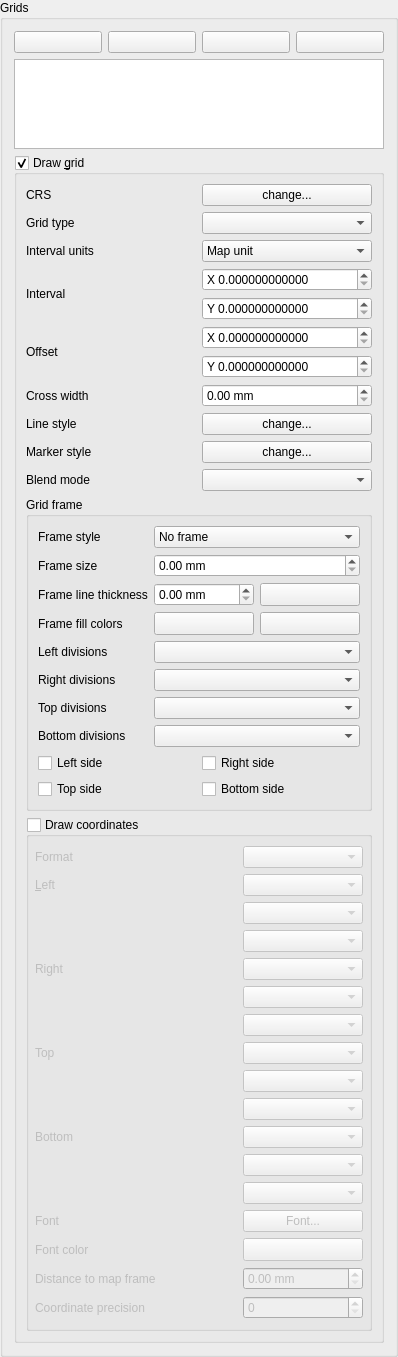
        <widget class="QgsCollapsibleGroupBoxBasic" name="mGridGroupBox">
         <property name="focusPolicy">
          <enum>Qt::StrongFocus</enum>
         </property>
         <property name="title">
          <string>Grids</string>
         </property>
         <property name="collapsed" stdset="0">
          <bool>true</bool>
         </property>
         <property name="syncGroup" stdset="0">
          <string notr="true">composeritem</string>
         </property>
         <layout class="QVBoxLayout" name="verticalLayout_3">
          <item>
           <layout class="QHBoxLayout" name="horizontalLayout_8">
            <item>
             <widget class="QPushButton" name="mAddGridPushButton">
              <property name="toolTip">
               <string>Add a new grid</string>
              </property>
              <property name="text">
               <string/>
              </property>
              <property name="icon">
               <iconset resource="../../images/images.qrc">
                <normaloff>:/images/themes/default/mActionSignPlus.png</normaloff>:/images/themes/default/mActionSignPlus.png</iconset>
              </property>
             </widget>
            </item>
            <item>
             <widget class="QPushButton" name="mRemoveGridPushButton">
              <property name="toolTip">
               <string>Remove selected grid</string>
              </property>
              <property name="text">
               <string/>
              </property>
              <property name="icon">
               <iconset resource="../../images/images.qrc">
                <normaloff>:/images/themes/default/symbologyRemove.png</normaloff>:/images/themes/default/symbologyRemove.png</iconset>
              </property>
             </widget>
            </item>
            <item>
             <widget class="QPushButton" name="mGridUpButton">
              <property name="toolTip">
               <string>Move selected grid up</string>
              </property>
              <property name="text">
               <string/>
              </property>
              <property name="icon">
               <iconset resource="../../images/images.qrc">
                <normaloff>:/images/themes/default/mActionArrowUp.png</normaloff>:/images/themes/default/mActionArrowUp.png</iconset>
              </property>
             </widget>
            </item>
            <item>
             <widget class="QPushButton" name="mGridDownButton">
              <property name="toolTip">
               <string>Move selected grid down</string>
              </property>
              <property name="text">
               <string/>
              </property>
              <property name="icon">
               <iconset resource="../../images/images.qrc">
                <normaloff>:/images/themes/default/mActionArrowDown.png</normaloff>:/images/themes/default/mActionArrowDown.png</iconset>
              </property>
             </widget>
            </item>
           </layout>
          </item>
          <item>
           <widget class="QListWidget" name="mGridListWidget">
            <property name="sizePolicy">
             <sizepolicy hsizetype="Expanding" vsizetype="Expanding">
              <horstretch>0</horstretch>
              <verstretch>0</verstretch>
             </sizepolicy>
            </property>
            <property name="maximumSize">
             <size>
              <width>16777215</width>
              <height>90</height>
             </size>
            </property>
           </widget>
          </item>
          <item>
           <widget class="QgsCollapsibleGroupBoxBasic" name="mGridCheckBox">
            <property name="title">
             <string>Draw &amp;grid</string>
            </property>
            <property name="checkable">
             <bool>true</bool>
            </property>
            <property name="checked">
             <bool>true</bool>
            </property>
            <property name="syncGroup" stdset="0">
             <string notr="true">composermapgrid</string>
            </property>
            <property name="collapsed" stdset="0">
             <bool>false</bool>
            </property>
            <layout class="QGridLayout" name="gridLayout_6" columnstretch="0,0">
             <item row="4" column="0">
              <widget class="QLabel" name="mIntervalXLabel_2">
               <property name="text">
                <string>Interval</string>
               </property>
               <property name="wordWrap">
                <bool>false</bool>
               </property>
              </widget>
             </item>
             <item row="4" column="1">
              <layout class="QVBoxLayout" name="verticalLayout_9">
               <item>
                <widget class="QgsDoubleSpinBox" name="mIntervalXSpinBox">
                 <property name="prefix">
                  <string>X </string>
                 </property>
                 <property name="decimals">
                  <number>12</number>
                 </property>
                 <property name="maximum">
                  <double>9999999.000000000000000</double>
                 </property>
                </widget>
               </item>
               <item>
                <widget class="QgsDoubleSpinBox" name="mIntervalYSpinBox">
                 <property name="prefix">
                  <string>Y </string>
                 </property>
                 <property name="decimals">
                  <number>12</number>
                 </property>
                 <property name="maximum">
                  <double>9999999.000000000000000</double>
                 </property>
                </widget>
               </item>
              </layout>
             </item>
             <item row="6" column="1">
              <widget class="QgsDoubleSpinBox" name="mCrossWidthSpinBox">
               <property name="suffix">
                <string> mm</string>
               </property>
               <property name="decimals">
                <number>2</number>
               </property>
               <property name="showClearButton" stdset="0">
                <bool>false</bool>
               </property>
              </widget>
             </item>
             <item row="7" column="0">
              <widget class="QLabel" name="mLineStyleLabel">
               <property name="text">
                <string>Line style</string>
               </property>
               <property name="wordWrap">
                <bool>false</bool>
               </property>
              </widget>
             </item>
             <item row="6" column="0">
              <widget class="QLabel" name="mCrossWidthLabel">
               <property name="text">
                <string>Cross width</string>
               </property>
               <property name="wordWrap">
                <bool>false</bool>
               </property>
              </widget>
             </item>
             <item row="8" column="1">
              <widget class="QPushButton" name="mGridMarkerStyleButton">
               <property name="text">
                <string>change...</string>
               </property>
              </widget>
             </item>
             <item row="9" column="0">
              <widget class="QLabel" name="mGridBlendLabel">
               <property name="text">
                <string>Blend mode</string>
               </property>
              </widget>
             </item>
             <item row="3" column="0">
              <widget class="QLabel" name="mMapGridUnitLabel">
               <property name="text">
                <string>Interval units</string>
               </property>
              </widget>
             </item>
             <item row="5" column="1">
              <layout class="QVBoxLayout" name="verticalLayout_10">
               <item>
                <widget class="QgsDoubleSpinBox" name="mOffsetXSpinBox">
                 <property name="prefix">
                  <string>X </string>
                 </property>
                 <property name="decimals">
                  <number>12</number>
                 </property>
                 <property name="maximum">
                  <double>9999999.000000000000000</double>
                 </property>
                </widget>
               </item>
               <item>
                <widget class="QgsDoubleSpinBox" name="mOffsetYSpinBox">
                 <property name="prefix">
                  <string>Y </string>
                 </property>
                 <property name="decimals">
                  <number>12</number>
                 </property>
                 <property name="maximum">
                  <double>9999999.000000000000000</double>
                 </property>
                </widget>
               </item>
              </layout>
             </item>
             <item row="7" column="1">
              <widget class="QPushButton" name="mGridLineStyleButton">
               <property name="text">
                <string>change...</string>
               </property>
              </widget>
             </item>
             <item row="8" column="0">
              <widget class="QLabel" name="mMarkerStyleLabel">
               <property name="text">
                <string>Marker style</string>
               </property>
               <property name="wordWrap">
                <bool>false</bool>
               </property>
              </widget>
             </item>
             <item row="5" column="0">
              <widget class="QLabel" name="mOffsetXLabel_2">
               <property name="text">
                <string>Offset</string>
               </property>
               <property name="wordWrap">
                <bool>false</bool>
               </property>
              </widget>
             </item>
             <item row="11" column="0" colspan="2">
              <widget class="QgsCollapsibleGroupBoxBasic" name="mDrawAnnotationGroupBox">
               <property name="enabled">
                <bool>true</bool>
               </property>
               <property name="title">
                <string>Draw coordinates</string>
               </property>
               <property name="checkable">
                <bool>true</bool>
               </property>
               <property name="checked">
                <bool>false</bool>
               </property>
               <property name="syncGroup" stdset="0">
                <string notr="true">composermapgrid</string>
               </property>
               <property name="collapsed" stdset="0">
                <bool>false</bool>
               </property>
               <layout class="QGridLayout" name="gridLayout_7" columnstretch="0,1">
                <property name="leftMargin">
                 <number>6</number>
                </property>
                <property name="rightMargin">
                 <number>6</number>
                </property>
                <item row="4" column="0">
                 <widget class="QLabel" name="mAnnotationPositionLabelRight">
                  <property name="text">
                   <string>Right</string>
                  </property>
                  <property name="wordWrap">
                   <bool>true</bool>
                  </property>
                  <property name="buddy">
                   <cstring>mAnnotationPositionRightComboBox</cstring>
                  </property>
                 </widget>
                </item>
                <item row="4" column="1">
                 <widget class="QComboBox" name="mAnnotationDisplayRightComboBox"/>
                </item>
                <item row="1" column="0">
                 <widget class="QLabel" name="mAnnotationPositionLabelLeft">
                  <property name="text">
                   <string>&amp;Left</string>
                  </property>
                  <property name="wordWrap">
                   <bool>true</bool>
                  </property>
                  <property name="buddy">
                   <cstring>mAnnotationPositionLeftComboBox</cstring>
                  </property>
                 </widget>
                </item>
                <item row="0" column="0">
                 <widget class="QLabel" name="mAnnotationFormatLabel">
                  <property name="text">
                   <string>Format</string>
                  </property>
                 </widget>
                </item>
                <item row="0" column="1">
                 <widget class="QComboBox" name="mAnnotationFormatComboBox"/>
                </item>
                <item row="2" column="1">
                 <widget class="QComboBox" name="mAnnotationPositionLeftComboBox"/>
                </item>
                <item row="3" column="1">
                 <widget class="QComboBox" name="mAnnotationDirectionComboBoxLeft"/>
                </item>
                <item row="5" column="1">
                 <widget class="QComboBox" name="mAnnotationPositionRightComboBox"/>
                </item>
                <item row="6" column="1">
                 <widget class="QComboBox" name="mAnnotationDirectionComboBoxRight"/>
                </item>
                <item row="8" column="1">
                 <widget class="QComboBox" name="mAnnotationPositionTopComboBox"/>
                </item>
                <item row="9" column="1">
                 <widget class="QComboBox" name="mAnnotationDirectionComboBoxTop"/>
                </item>
                <item row="11" column="1">
                 <widget class="QComboBox" name="mAnnotationPositionBottomComboBox"/>
                </item>
                <item row="12" column="1">
                 <widget class="QComboBox" name="mAnnotationDirectionComboBoxBottom"/>
                </item>
                <item row="13" column="0">
                 <widget class="QLabel" name="label">
                  <property name="text">
                   <string>Font</string>
                  </property>
                 </widget>
                </item>
                <item row="13" column="1">
                 <widget class="QPushButton" name="mAnnotationFontButton">
                  <property name="text">
                   <string>Font...</string>
                  </property>
                 </widget>
                </item>
                <item row="14" column="0">
                 <widget class="QLabel" name="mFontColorLabel">
                  <property name="text">
                   <string>Font color</string>
                  </property>
                 </widget>
                </item>
                <item row="14" column="1">
                 <widget class="QgsColorButtonV2" name="mAnnotationFontColorButton">
                  <property name="minimumSize">
                   <size>
                    <width>120</width>
                    <height>0</height>
                   </size>
                  </property>
                  <property name="maximumSize">
                   <size>
                    <width>120</width>
                    <height>16777215</height>
                   </size>
                  </property>
                  <property name="text">
                   <string/>
                  </property>
                 </widget>
                </item>
                <item row="15" column="0">
                 <widget class="QLabel" name="mDistanceToFrameLabel">
                  <property name="text">
                   <string>Distance to map frame</string>
                  </property>
                  <property name="wordWrap">
                   <bool>true</bool>
                  </property>
                  <property name="buddy">
                   <cstring>mDistanceToMapFrameSpinBox</cstring>
                  </property>
                 </widget>
                </item>
                <item row="15" column="1">
                 <widget class="QgsDoubleSpinBox" name="mDistanceToMapFrameSpinBox">
                  <property name="suffix">
                   <string> mm</string>
                  </property>
                 </widget>
                </item>
                <item row="16" column="0">
                 <widget class="QLabel" name="mCoordinatePrecisionLabel">
                  <property name="text">
                   <string>Coordinate precision</string>
                  </property>
                  <property name="wordWrap">
                   <bool>true</bool>
                  </property>
                  <property name="buddy">
                   <cstring>mCoordinatePrecisionSpinBox</cstring>
                  </property>
                 </widget>
                </item>
                <item row="16" column="1">
                 <widget class="QgsSpinBox" name="mCoordinatePrecisionSpinBox">
                  <property name="showClearButton" stdset="0">
                   <bool>false</bool>
                  </property>
                 </widget>
                </item>
                <item row="1" column="1">
                 <widget class="QComboBox" name="mAnnotationDisplayLeftComboBox"/>
                </item>
                <item row="7" column="0">
                 <widget class="QLabel" name="mAnnotationPositionLabelTop">
                  <property name="text">
                   <string>Top</string>
                  </property>
                  <property name="wordWrap">
                   <bool>true</bool>
                  </property>
                  <property name="buddy">
                   <cstring>mAnnotationPositionTopComboBox</cstring>
                  </property>
                 </widget>
                </item>
                <item row="7" column="1">
                 <widget class="QComboBox" name="mAnnotationDisplayTopComboBox"/>
                </item>
                <item row="10" column="1">
                 <widget class="QComboBox" name="mAnnotationDisplayBottomComboBox"/>
                </item>
                <item row="10" column="0">
                 <widget class="QLabel" name="mAnnotationPositionLabelBottom">
                  <property name="text">
                   <string>Bottom</string>
                  </property>
                  <property name="wordWrap">
                   <bool>true</bool>
                  </property>
                  <property name="buddy">
                   <cstring>mAnnotationPositionRightComboBox</cstring>
                  </property>
                 </widget>
                </item>
               </layout>
              </widget>
             </item>
             <item row="1" column="1">
              <widget class="QComboBox" name="mGridTypeComboBox"/>
             </item>
             <item row="9" column="1">
              <widget class="QgsBlendModeComboBox" name="mGridBlendComboBox"/>
             </item>
             <item row="10" column="0" colspan="2">
              <widget class="QgsCollapsibleGroupBoxBasic" name="mGridFrameGroupBox">
               <property name="focusPolicy">
                <enum>Qt::StrongFocus</enum>
               </property>
               <property name="title">
                <string>Grid frame</string>
               </property>
               <property name="syncGroup" stdset="0">
                <string notr="true">composermapgrid</string>
               </property>
               <layout class="QGridLayout" name="mGridFrameGroupBoxLayout">
                <item row="0" column="0">
                 <widget class="QLabel" name="mFrameStyleLabel_2">
                  <property name="text">
                   <string>Frame style</string>
                  </property>
                  <property name="wordWrap">
                   <bool>false</bool>
                  </property>
                 </widget>
                </item>
                <item row="1" column="0">
                 <widget class="QLabel" name="mFrameWidthLabel">
                  <property name="text">
                   <string>Frame size</string>
                  </property>
                  <property name="wordWrap">
                   <bool>false</bool>
                  </property>
                 </widget>
                </item>
                <item row="2" column="0">
                 <widget class="QLabel" name="mFramePenLabel">
                  <property name="text">
                   <string>Frame line thickness</string>
                  </property>
                 </widget>
                </item>
                <item row="2" column="1">
                 <widget class="QgsDoubleSpinBox" name="mGridFramePenSizeSpinBox">
                  <property name="suffix">
                   <string> mm</string>
                  </property>
                  <property name="showClearButton" stdset="0">
                   <bool>false</bool>
                  </property>
                 </widget>
                </item>
                <item row="2" column="2">
                 <widget class="QgsColorButtonV2" name="mGridFramePenColorButton">
                  <property name="minimumSize">
                   <size>
                    <width>100</width>
                    <height>0</height>
                   </size>
                  </property>
                  <property name="maximumSize">
                   <size>
                    <width>100</width>
                    <height>16777215</height>
                   </size>
                  </property>
                  <property name="text">
                   <string/>
                  </property>
                 </widget>
                </item>
                <item row="3" column="0">
                 <widget class="QLabel" name="mFrameFillLabel">
                  <property name="text">
                   <string>Frame fill colors</string>
                  </property>
                 </widget>
                </item>
                <item row="3" column="1">
                 <widget class="QgsColorButtonV2" name="mGridFrameFill1ColorButton">
                  <property name="minimumSize">
                   <size>
                    <width>100</width>
                    <height>0</height>
                   </size>
                  </property>
                  <property name="maximumSize">
                   <size>
                    <width>100</width>
                    <height>16777215</height>
                   </size>
                  </property>
                  <property name="text">
                   <string/>
                  </property>
                 </widget>
                </item>
                <item row="3" column="2">
                 <widget class="QgsColorButtonV2" name="mGridFrameFill2ColorButton">
                  <property name="minimumSize">
                   <size>
                    <width>100</width>
                    <height>0</height>
                   </size>
                  </property>
                  <property name="maximumSize">
                   <size>
                    <width>100</width>
                    <height>16777215</height>
                   </size>
                  </property>
                  <property name="text">
                   <string/>
                  </property>
                 </widget>
                </item>
                <item row="8" column="0" colspan="3">
                 <layout class="QGridLayout" name="gridLayout_4">
                  <item row="0" column="0">
                   <widget class="QCheckBox" name="mCheckGridLeftSide">
                    <property name="text">
                     <string>Left side</string>
                    </property>
                   </widget>
                  </item>
                  <item row="0" column="1">
                   <widget class="QCheckBox" name="mCheckGridRightSide">
                    <property name="text">
                     <string>Right side</string>
                    </property>
                   </widget>
                  </item>
                  <item row="1" column="0">
                   <widget class="QCheckBox" name="mCheckGridTopSide">
                    <property name="text">
                     <string>Top side</string>
                    </property>
                   </widget>
                  </item>
                  <item row="1" column="1">
                   <widget class="QCheckBox" name="mCheckGridBottomSide">
                    <property name="text">
                     <string>Bottom side</string>
                    </property>
                   </widget>
                  </item>
                 </layout>
                </item>
                <item row="0" column="1" colspan="2">
                 <widget class="QComboBox" name="mFrameStyleComboBox">
                  <item>
                   <property name="text">
                    <string>No frame</string>
                   </property>
                  </item>
                  <item>
                   <property name="text">
                    <string>Zebra</string>
                   </property>
                  </item>
                  <item>
                   <property name="text">
                    <string>Interior ticks</string>
                   </property>
                  </item>
                  <item>
                   <property name="text">
                    <string>Exterior ticks</string>
                   </property>
                  </item>
                  <item>
                   <property name="text">
                    <string>Interior and exterior ticks</string>
                   </property>
                  </item>
                  <item>
                   <property name="text">
                    <string>Line border</string>
                   </property>
                  </item>
                 </widget>
                </item>
                <item row="1" column="1" colspan="2">
                 <widget class="QgsDoubleSpinBox" name="mFrameWidthSpinBox">
                  <property name="suffix">
                   <string> mm</string>
                  </property>
                  <property name="showClearButton" stdset="0">
                   <bool>false</bool>
                  </property>
                 </widget>
                </item>
                <item row="5" column="0">
                 <widget class="QLabel" name="mRightDivisionsLabel">
                  <property name="text">
                   <string>Right divisions</string>
                  </property>
                 </widget>
                </item>
                <item row="4" column="0">
                 <widget class="QLabel" name="mLeftDivisionsLabel">
                  <property name="text">
                   <string>Left divisions</string>
                  </property>
                 </widget>
                </item>
                <item row="6" column="0">
                 <widget class="QLabel" name="mTopDivisionsLabel">
                  <property name="text">
                   <string>Top divisions</string>
                  </property>
                 </widget>
                </item>
                <item row="7" column="0">
                 <widget class="QLabel" name="mBottomDivisionsLabel">
                  <property name="text">
                   <string>Bottom divisions</string>
                  </property>
                 </widget>
                </item>
                <item row="4" column="1" colspan="2">
                 <widget class="QComboBox" name="mFrameDivisionsLeftComboBox"/>
                </item>
                <item row="5" column="1" colspan="2">
                 <widget class="QComboBox" name="mFrameDivisionsRightComboBox"/>
                </item>
                <item row="6" column="1" colspan="2">
                 <widget class="QComboBox" name="mFrameDivisionsTopComboBox"/>
                </item>
                <item row="7" column="1" colspan="2">
                 <widget class="QComboBox" name="mFrameDivisionsBottomComboBox"/>
                </item>
               </layout>
              </widget>
             </item>
             <item row="1" column="0">
              <widget class="QLabel" name="mGridTypeLabel_2">
               <property name="accessibleName">
                <string extracomment="Hello translotor"/>
               </property>
               <property name="text">
                <string>Grid type</string>
               </property>
               <property name="wordWrap">
                <bool>false</bool>
               </property>
              </widget>
             </item>
             <item row="3" column="1">
              <widget class="QComboBox" name="mMapGridUnitComboBox">
               <item>
                <property name="text">
                 <string>Map unit</string>
                </property>
               </item>
               <item>
                <property name="text">
                 <string>Millimeter</string>
                </property>
               </item>
               <item>
                <property name="text">
                 <string>Centimeter</string>
                </property>
               </item>
              </widget>
             </item>
             <item row="0" column="0">
              <widget class="QLabel" name="mMapGridCRSLabel">
               <property name="text">
                <string>CRS</string>
               </property>
              </widget>
             </item>
             <item row="0" column="1">
              <widget class="QPushButton" name="mMapGridCRSButton">
               <property name="text">
                <string>change...</string>
               </property>
              </widget>
             </item>
            </layout>
           </widget>
          </item>
         </layout>
        </widget>
